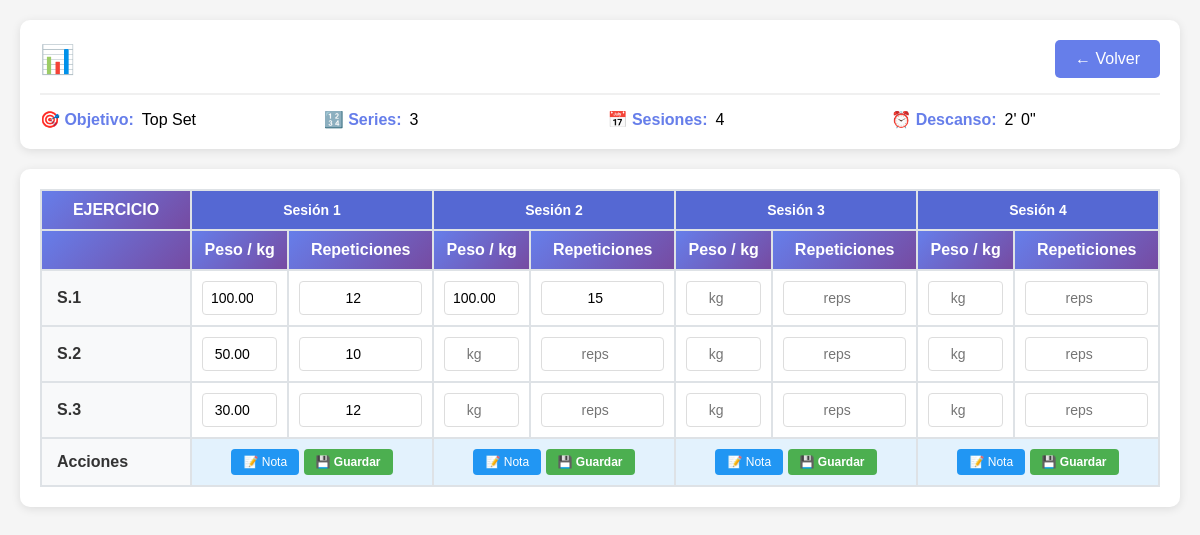
Screenshot of /registrar_sesion.php?ejercicio_id=11 (signed in) with the database file from the repository.
### tables this page shows
CREATE TABLE `ejercicios` (
  `id` int(11) NOT NULL,
  `dia_rutina_id` int(11) NOT NULL,
  `usuario_id` int(11) NOT NULL,
  `orden` int(11) NOT NULL COMMENT 'Orden del ejercicio en el día (1, 2, 3...)',
  `nombre_ejercicio` varchar(100) NOT NULL,
  `imagen_url` varchar(255) DEFAULT NULL,
  `video_url` varchar(255) DEFAULT NULL,
  `objetivo_serie` varchar(100) DEFAULT NULL,
  `num_series` int(11) DEFAULT 3,
  `num_sesiones` int(11) DEFAULT 4,
  `descanso_minutos` int(11) DEFAULT 2,
  `descanso_segundos` int(11) DEFAULT 0,
  `rir_rpe` varchar(20) DEFAULT NULL COMMENT 'RIR o RPE por defecto',
  `fecha_creacion` timestamp NOT NULL DEFAULT current_timestamp()
);

CREATE TABLE `sesiones_ejercicio` (
  `id` int(11) NOT NULL,
  `ejercicio_id` int(11) NOT NULL,
  `usuario_id` int(11) NOT NULL,
  `num_sesion` int(11) NOT NULL,
  `num_serie` int(11) NOT NULL,
  `peso` decimal(6,2) DEFAULT NULL,
  `unidad_peso` enum('kg','lb') DEFAULT 'kg',
  `repeticiones` int(11) DEFAULT NULL,
  `evaluacion` enum('bien','mal','regular') DEFAULT NULL COMMENT 'Evaluación de la serie (✓/✗/~)',
  `fecha_registro` timestamp NOT NULL DEFAULT current_timestamp(),
  `fecha_realizado` date DEFAULT NULL COMMENT 'Fecha en que se realizó el entrenamiento'
);

### registrar_sesion.php (the view, shortened to what this page needs)
<?php
$ejercicio_id = isset($_GET['ejercicio_id']) ? intval($_GET['ejercicio_id']) : 0;
$conn = getConnection();
$stmt = $conn->prepare("SELECT * FROM ejercicios WHERE id = ? AND usuario_id = ?");
$stmt->bind_param("ii", $ejercicio_id, $_SESSION['usuario_id']);
$stmt->execute();
$ejercicio = $stmt->get_result()->fetch_assoc();
$stmt = $conn->prepare("SELECT * FROM sesiones_ejercicio WHERE ejercicio_id = ? AND usuario_id = ?");
$stmt->bind_param("ii", $ejercicio_id, $_SESSION['usuario_id']);
$stmt->execute();
$sesiones_guardadas = $stmt->get_result()->fetch_all(MYSQLI_ASSOC);
$datos = [];
foreach ($sesiones_guardadas as $sesion) {
    $datos[$sesion['num_sesion']][$sesion['num_serie']] = $sesion;
}
?>
<!DOCTYPE html>
<html lang="es">
<head>
</head>
<body>
    <div class="header">
        <div class="header-top">
            <h1>📊 <?php echo htmlspecialchars($ejercicio['nombre_rutina']); ?></h1>
            <a href="index.php" class="btn-volver">← Volver</a>
        </div>
        <div class="rutina-info">
            <?php if ($ejercicio['objetivo_serie']): ?>
            <div class="info-item">
                <span class="info-label">🎯 Objetivo:</span>
                <span><?php echo htmlspecialchars($ejercicio['objetivo_serie']); ?></span>
            </div>
            <?php endif; ?>
            <div class="info-item">
                <span class="info-label">🔢 Series:</span>
                <span><?php echo $ejercicio['num_series']; ?></span>
            </div>
            <div class="info-item">
                <span class="info-label">📅 Sesiones:</span>
                <span><?php echo $ejercicio['num_sesiones']; ?></span>
            </div>
            <div class="info-item">
                <span class="info-label">⏰ Descanso:</span>
                <span><?php echo $ejercicio['descanso_minutos']; ?>' <?php echo $ejercicio['descanso_segundos']; ?>"</span>
            </div>
        </div>
    </div>
    <div class="tabla-container">
        <div class="tabla-scroll">
            <table>
                <thead>
                    <tr>
                        <th style="min-width: 150px;">EJERCICIO</th>
                        <?php for ($s = 1; $s <= $ejercicio['num_sesiones']; $s++): ?>
                            <th colspan="2" class="header-sesion">Sesión <?php echo $s; ?></th>
                        <?php endfor; ?>
                    </tr>
                    <tr>
                        <th></th>
                        <?php for ($s = 1; $s <= $ejercicio['num_sesiones']; $s++): ?>
                            <th>Peso / kg</th>
                            <th>Repeticiones</th>
                        <?php endfor; ?>
                    </tr>
                </thead>
                <tbody>
                    <?php for ($serie = 1; $serie <= $ejercicio['num_series']; $serie++): ?>
                    <tr>
                        <td class="row-label">S.<?php echo $serie; ?></td>
                        <?php for ($sesion = 1; $sesion <= $ejercicio['num_sesiones']; $sesion++): ?>
                            <?php
                            $peso = isset($datos[$sesion][$serie]['peso']) ? $datos[$sesion][$serie]['peso'] : '';
                            $reps = isset($datos[$sesion][$serie]['repeticiones']) ? $datos[$sesion][$serie]['repeticiones'] : '';
                            ?>
                            <td class="input-cell">
                                <input type="number"
                                       step="0.5"
                                       class="peso-input"
                                       data-sesion="<?php echo $sesion; ?>"
                                       data-serie="<?php echo $serie; ?>"
                                       value="<?php echo $peso; ?>"
                                       placeholder="kg">
                            </td>
                            <td class="input-cell">
                                <input type="number"
                                       class="reps-input"
                                       data-sesion="<?php echo $sesion; ?>"
                                       data-serie="<?php echo $serie; ?>"
                                       value="<?php echo $reps; ?>"
                                       placeholder="reps">
                            </td>
                        <?php endfor; ?>
                    </tr>
                    <?php endfor; ?>
                    <tr>
                        <td class="row-label">Acciones</td>
                        <?php for ($sesion = 1; $sesion <= $ejercicio['num_sesiones']; $sesion++): ?>
                            <td colspan="2" class="nota-cell">
                                <button class="btn-nota" onclick="abrirNota(<?php echo $sesion; ?>)">📝 Nota</button>
                                <button class="btn-guardar-sesion" onclick="guardarSesion(<?php echo $sesion; ?>)">💾 Guardar</button>
                            </td>
                        <?php endfor; ?>
                    </tr>
                </tbody>
            </table>
        </div>
    </div>
</body>
</html>

### registrar_sesion.php (style rules this page uses)
* { margin: 0; padding: 0; box-sizing: border-box; }
body { font-family: Arial, sans-serif; background: #f5f5f5; padding: 20px; }
.header { background: white; padding: 20px; border-radius: 10px; box-shadow: 0 2px 10px rgba(0,0,0,0.1); margin-bottom: 20px; }
.header-top { display: flex; justify-content: space-between; align-items: center; margin-bottom: 15px; }
h1 { color: #333; font-size: 28px; }
.btn-volver { background: #667eea; color: white; padding: 10px 20px; border-radius: 5px; text-decoration: none; transition: background 0.3s; }
.rutina-info { display: grid; grid-template-columns: repeat(auto-fit, minmax(200px, 1fr)); gap: 15px; margin-top: 15px; padding-top: 15px; border-top: 2px solid #f0f0f0; }
.info-item { display: flex; align-items: center; gap: 8px; }
.info-label { font-weight: bold; color: #667eea; }
.tabla-container { background: white; padding: 20px; border-radius: 10px; box-shadow: 0 2px 10px rgba(0,0,0,0.1); overflow-x: auto; }
.tabla-scroll { overflow-x: auto; max-width: 100%; }
table { border-collapse: collapse; width: 100%; min-width: 800px; }
th, td { border: 2px solid #dee2e6; padding: 10px; text-align: center; }
th { background: linear-gradient(135deg, #667eea 0%, #764ba2 100%); color: white; font-weight: bold; position: sticky; top: 0; z-index: 10; }
.header-sesion { background: #5568d3; font-size: 14px; }
.row-label { background: #f8f9fa; font-weight: bold; text-align: left; padding-left: 15px; color: #333; position: sticky; left: 0; z-index: 5; }
.input-cell input { width: 100%; padding: 8px; border: 1px solid #ddd; border-radius: 4px; text-align: center; font-size: 14px; }
.nota-cell { background: #e3f2fd; }
.btn-nota { background: #2196f3; color: white; border: none; padding: 6px 12px; border-radius: 4px; cursor: pointer; font-size: 12px; transition: background 0.3s; }
.btn-guardar-sesion { background: #4caf50; color: white; border: none; padding: 6px 12px; border-radius: 4px; cursor: pointer; font-size: 12px; font-weight: bold; transition: background 0.3s; }

### rows the page displays
ejercicios: objetivo_serie "Top Set", num_series "3", num_sesiones "4", descanso_minutos "2", descanso_segundos "0"
sesiones_ejercicio: peso "100.00", repeticiones "12"
sesiones_ejercicio: peso "100.00", repeticiones "15"
sesiones_ejercicio: peso "50.00", repeticiones "10"
sesiones_ejercicio: peso "30.00", repeticiones "12"
